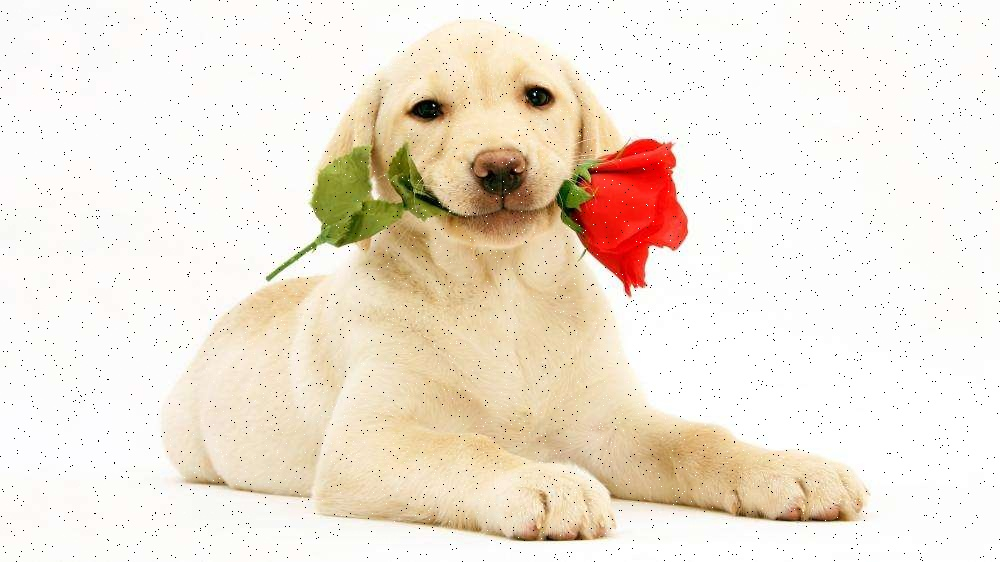
#> input picture 04_opencv/image/dogsp.jpeg, 1000 x 562 px
$ python 'lf_13_图像平滑.py'
#> lines starting #> are read from the running program, lines starting #| are printed output that depends on the picture
import numpy as np
import cv2 as cv
import matplotlib.pyplot as plt
from pylab import mpl
# 设置显示中文字体
mpl.rcParams["font.sans-serif"] = ["SimHei"]
# 设置正常显示符号
mpl.rcParams["axes.unicode_minus"] = False
# 获取图像
img = cv.imread('./image/dogsp.jpeg')
#> img is the input picture: shape (562, 1000, 3); mean B, G, R 216.1, 230.1, 241.2
img1 = cv.imread('./image/dogGauss.jpeg')
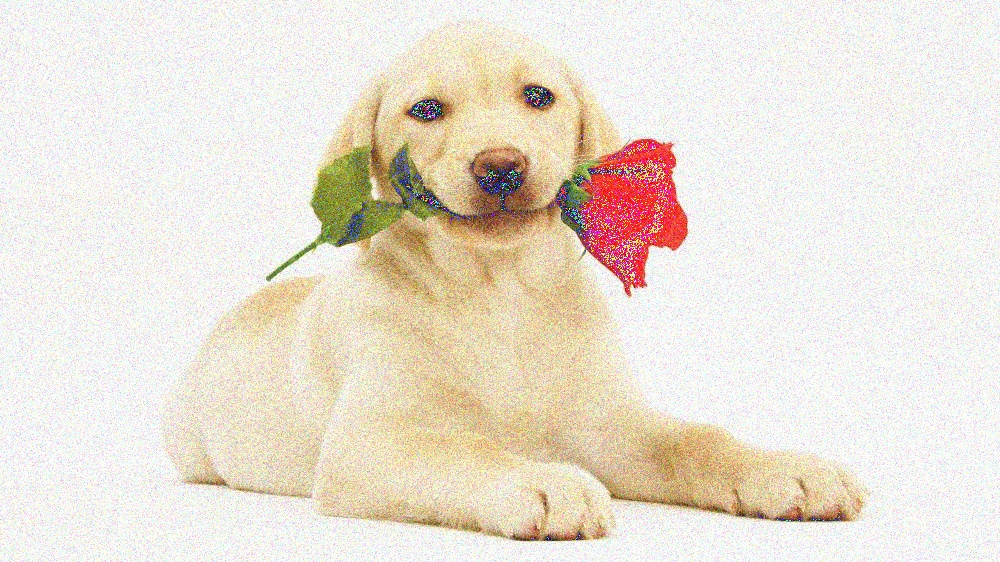
#> input picture 04_opencv/image/dogGauss.jpeg, 1000 x 562 px
#> img1 is the input picture: shape (562, 1000, 3); mean B, G, R 213.3, 225.9, 234.6
# [10 lines of commented-out code are left out]
blur = cv.GaussianBlur(img1,ksize=(3,3),sigmaX=1,sigmaY=1)
# 图像显示
plt.figure(figsize=(10,8),dpi=100)
plt.subplot(121),plt.imshow(img1[:,:,::-1]),plt.title('原图')
plt.xticks([]), plt.yticks([])
plt.subplot(122),plt.imshow(blur[:,:,::-1]),plt.title('高斯滤波后结果')
plt.xticks([]), plt.yticks([])
plt.show()
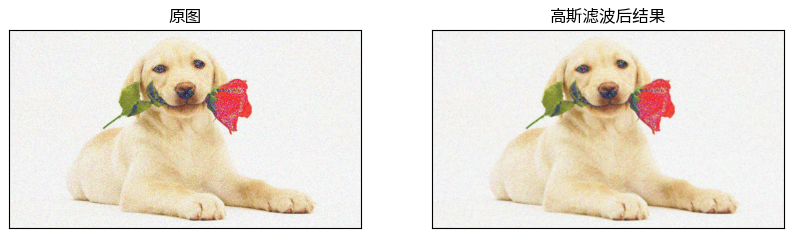
#> figure drawn by matplotlib, 2 panels

# [9 lines of commented-out code are left out]
